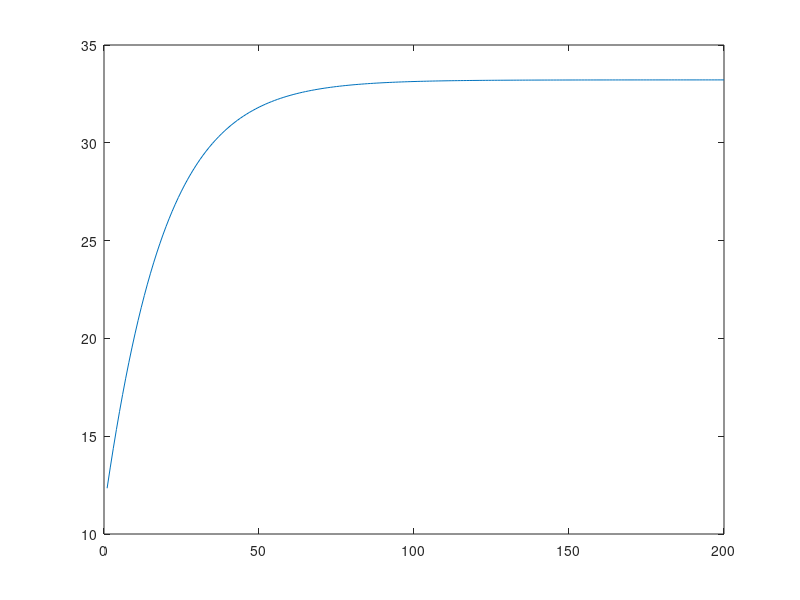

MATLAB code to generate this figure:
clear all

% Parameters
alpha = 0.3;
beta = 0.96;
delta = 0.01;
M = 100;

tol = 1e-7;
dif = 1;

kmin_grid = 0.001;
kmax_grid = 1;
k_grid = linspace(kmin_grid, kmax_grid, M)';

z0 = 1;
z1 = 2*z0;

k_star = ( 1/(alpha*z0) * ( 1/beta - 1 + delta ) )^(1/(alpha-1));
k_star_new = ( 1/(alpha*z1) * ( 1/beta - 1 + delta ) )^(1/(alpha-1));

T = 200;

k = zeros(T,1);
k(1) = k_star;
c = zeros(T,1);

lower_bound_guess_k2 = k(1);
upper_bound_guess_k2 = z1*k(1)^alpha + (1-delta) * k(1);
k(2) = (lower_bound_guess_k2+upper_bound_guess_k2)/2;

c(1) = z1*k(1)^alpha + (1-delta) * k(1) - k(2);

ki = k(2);
ki1 = 0;

while abs(ki1 - ki) > 1e-45
%while abs(lower_bound_guess_k2 - upper_bound_guess_k2) > 1e-10
%while abs(k(T) - k_star_new) > 1e-6
    ki = k(2);
    k(3:T) = zeros(T-3+1,1);
    c(1) = z1*k(1)^alpha + (1-delta) * k(1) - k(2);
    c(2) = beta*c(1)*( z1*alpha*k(2)^(alpha-1) + 1 - delta);
    for t = 3:T
       k(t) = z1*k(t-1)^alpha + (1-delta)*k(t-1) - c(t-1);
       if k(t) < 0
           lower_bound_guess_k2 = ki;
           break;
       end
       if k(t) > k_star_new
           upper_bound_guess_k2 = ki;
           break;
       end
       c(t) = beta*c(t-1)*(z1*alpha*k(t)^(alpha-1) + 1 - delta);
    end
    if (k(T) < k_star_new && k(T) > 0)
           lower_bound_guess_k2 = ki;
    end
    if (k(T) > k_star_new)
           upper_bound_guess_k2 = ki;
    end
    ki1 = (lower_bound_guess_k2+upper_bound_guess_k2)/2;
    k(2) = ki1;
end


plot(1:T, k(1:T))
